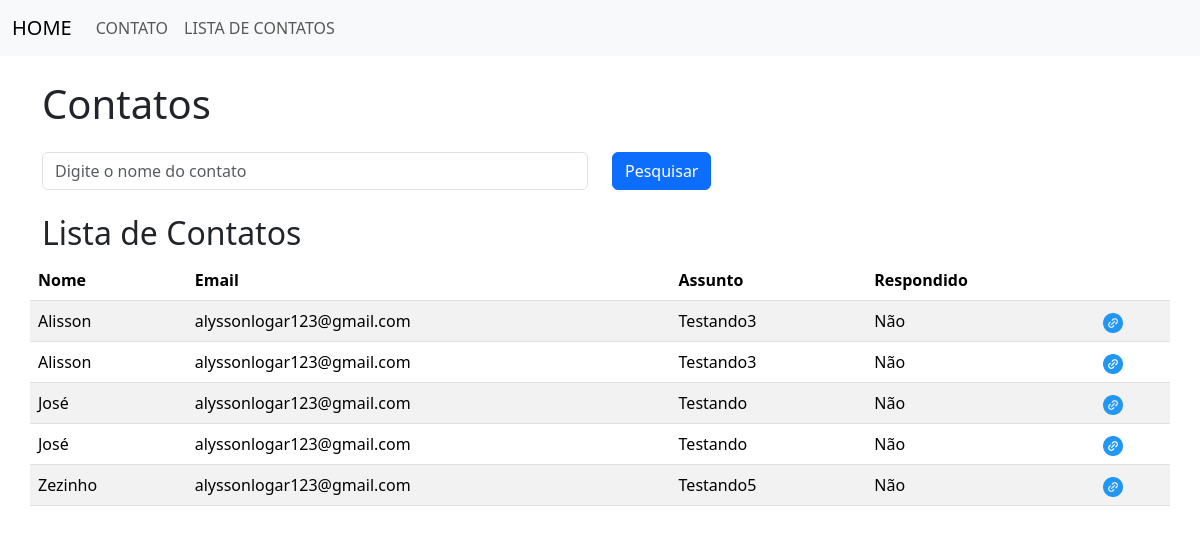
Page /contatos/lista/ on the committed database.
### estudo/models.py (models this page shows)
class Contato(db.Model):  # create a class called Contato that inherits from db.Model
    id = db.Column(db.Integer, primary_key=True)  # create a column called id
    date_created = db.Column(db.DateTime, default=datetime.now)  # create a column called date_created
    name = db.Column(db.String(100), nullable=True)  # create a column called name
    email = db.Column(db.String(100), nullable=True)  # create a column called email
    assunto = db.Column(db.String(100), nullable=True)  # create a column called assunto
    message = db.Column(db.Text, nullable=True)  # create a column called message
    ansewered = db.Column(db.Integer, default=0)  # create a column called ansewered

### estudo/views.py (the view)
@app.route('/contatos/lista/')
def lista_contatos():
    if request.method == 'GET':
        pesquisa = request.args.get('pesquisa', '')
    dados = Contato.query.order_by('name')
    if pesquisa != '':
        dados = dados.filter_by(name=pesquisa)
    context = {
        'dados': dados.all()
    }
    return render_template('lista_contatos.html', context=context)

### estudo/templates/lista_contatos.html
{% extends 'base.html' %}
{% block content %}
    <div class="container">
        <h1 class="mt-4">Contatos</h1>
        <form action="" method="get" class="row">
            <div class="col-6">
                <input type="text" name="pesquisa" class="form-control mt-3" placeholder="Digite o nome do contato">
            </div>
            <div class="col-3">
                <button type="submit" class="btn btn-primary mt-3">Pesquisar</button>
            </div>
        </form>
        <div class="row">
            <h2 class="mt-4">Lista de Contatos</h2>
            <table class="table table-striped">
                <thead>
                    <tr>
                        <th>Nome</th>
                        <th>Email</th>
                        <th>Assunto</th>
                        <th>Respondido</th>
                        <th></th>
                    </tr>
                </thead>
                <tbody>
                    {% for linha in context['dados'] %}
                    <tr>
                        <td>{{linha.name}}</td>
                        <td>{{linha.email}}</td>
                        <td>{{linha.assunto}}</td>
                        <td>
                            {% if linha.ansewered == 1 %}
                                Sim
                            {% else %}
                                Não
                            {% endif %}
                        </td>
                        <td><a href="{{ url_for('detalhe_contato', id=linha.id) }}"><img src="{{url_for('static', filename='img/link.png')}}" style="width: 20px;"></a></td>
                    </tr>
                    {% endfor %}
                </tbody>
            </table>
        </div>
    </div>
{% endblock %}

### estudo/templates/base.html (shortened to what this page needs)
<!DOCTYPE html>
<html lang="en">
<head>
    <link href="https://cdn.jsdelivr.net/npm/bootstrap@5.3.3/dist/css/bootstrap.min.css" rel="stylesheet">
</head>
<body>
    {% include 'nav.html' %}
    <section class="container-fluid mt-2">
        {% block content %} {% endblock %}
    </section>
</body>
</html>

### estudo/templates/nav.html (shortened to what this page needs)
<nav class="navbar navbar-expand-lg navbar-light bg-light">
    <div class="container-fluid">
        <a class="navbar-brand" href="{{url_for('homepage')}}">HOME</a>
        <div class="collapse navbar-collapse" id="navbarNav">
            <ul class="navbar-nav">
                <li class="nav-item">
                    <a class="nav-link" href="{{url_for('contato')}}">CONTATO</a>
                </li>
                <li class="nav-item">
                    <a class="nav-link" href="{{url_for('lista_contatos')}}">LISTA DE CONTATOS</a>
                </li>
            </ul>
        </div>
    </div>
</nav>
<link href="https://cdn.jsdelivr.net/npm/bootstrap@5.3.3/dist/css/bootstrap.min.css" rel="stylesheet">

### rows in the picture
Contato: name "Alisson", email "alyssonlogar123@gmail.com", assunto "Testando3", ansewered "Não"
Contato: name "Alisson", email "alyssonlogar123@gmail.com", assunto "Testando3", ansewered "Não"
Contato: name "José", email "alyssonlogar123@gmail.com", assunto "Testando", ansewered "Não"
Contato: name "José", email "alyssonlogar123@gmail.com", assunto "Testando", ansewered "Não"
Contato: name "Zezinho", email "alyssonlogar123@gmail.com", assunto "Testando5", ansewered "Não"
